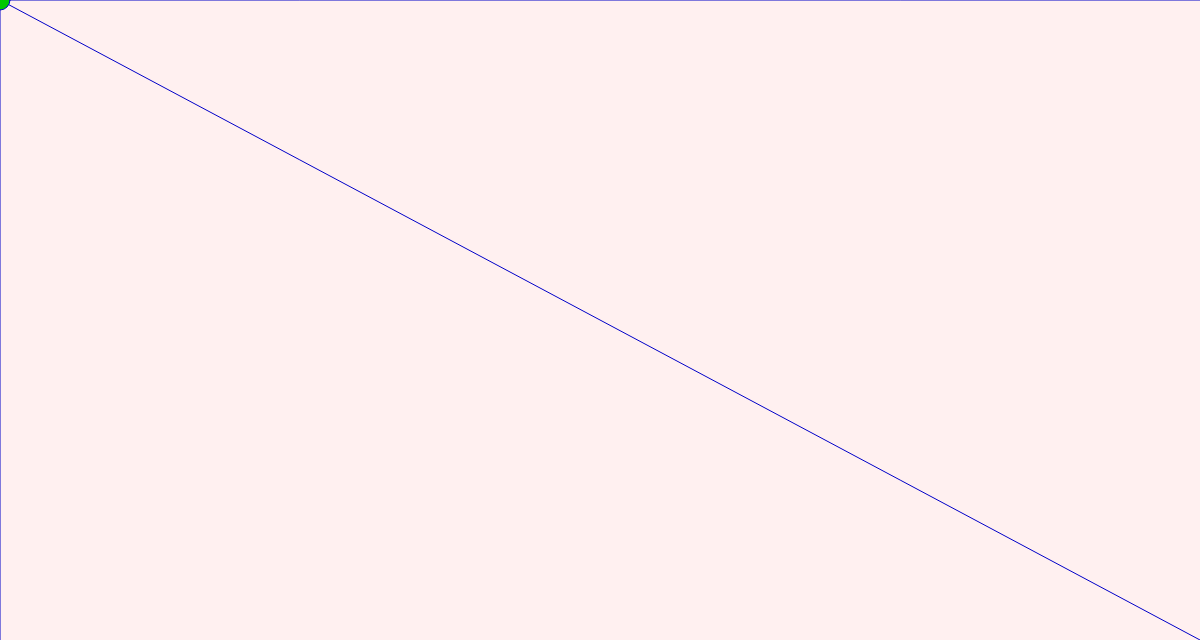
Frame 1 (no input)
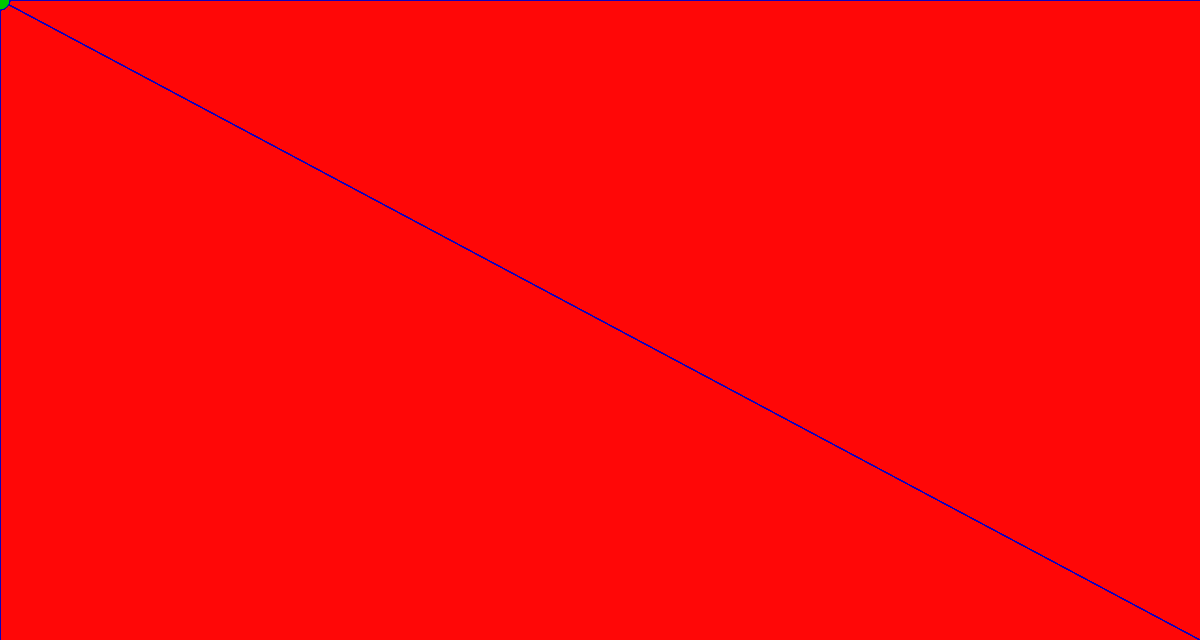
Frame 60 (no input)
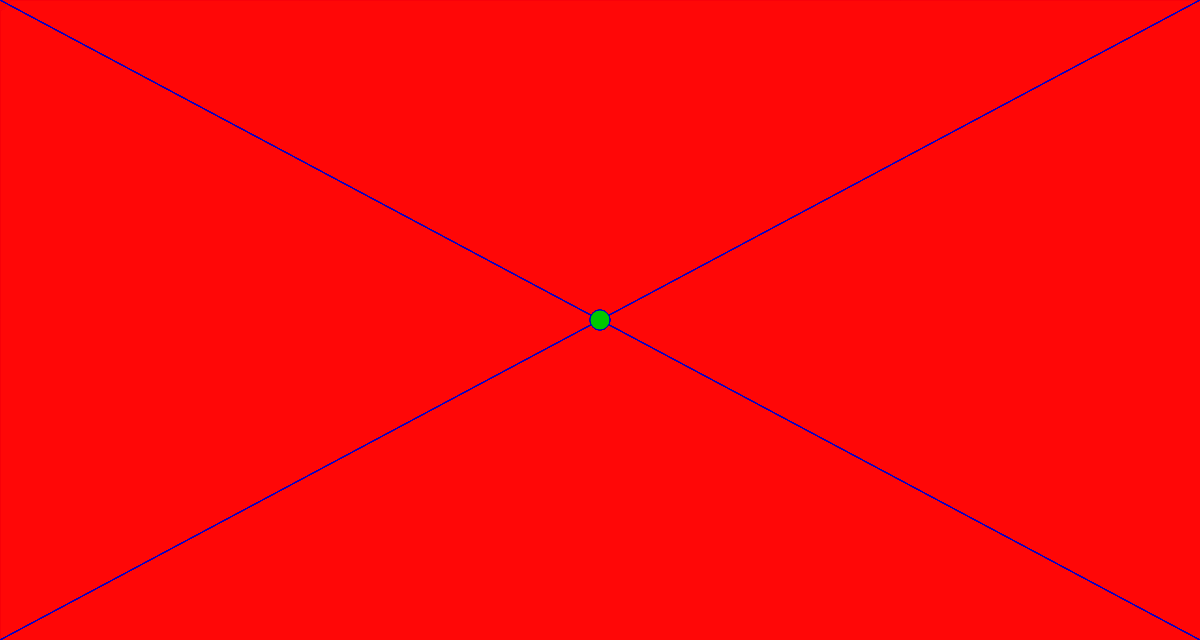
Frame 120 (the mouse pressed at the canvas centre since frame 60)

The p5.js sketch that drew these frames (run headless with seeded random() and noise() and a simulated clock; from frame 60 on, the mouse is pressed at the canvas centre):

// p5.js sketch
// ── sketch.js
function setup() {
  createCanvas(1200, 640);
}

function draw() {
   background(255, 0, 0, 15);
   stroke( 0, 0, 200);// Esto le da color a las lineas
  line(0, 0, mouseX, mouseY);
  line(width, 0, mouseX, mouseY);
  line(0, height, mouseX, mouseY);
  line(width, height, mouseX, mouseY);

  fill(0, 200, 0);// Esto le da color a la elipse
  ellipse(mouseX, mouseY, 20); 
}
